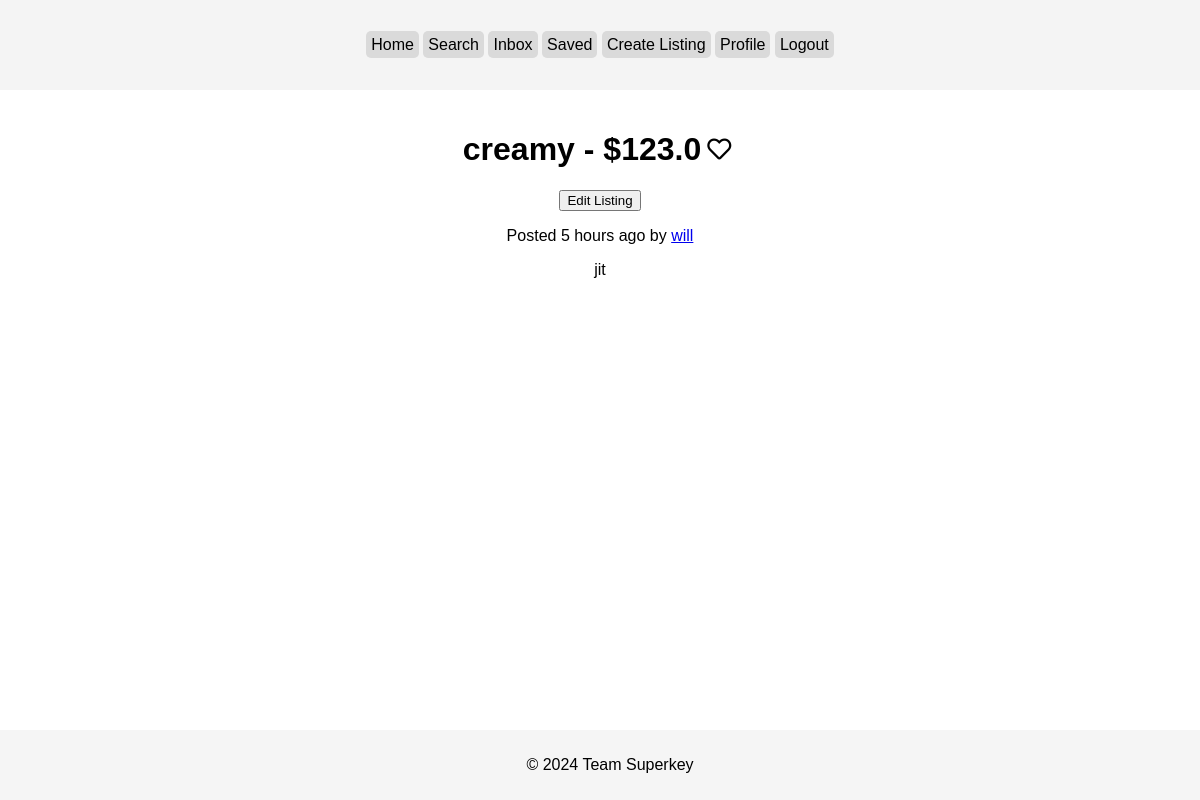
Page /listing/1 (signed in) on the committed database.
### tables this page shows
CREATE TABLE listings (
            id INTEGER PRIMARY KEY AUTOINCREMENT,
            name TEXT NOT NULL,
            description TEXT,
            price REAL NOT NULL,
            image_path TEXT,
            dateposted TEXT NOT NULL,
            seller_id INTEGER NOT NULL,
            FOREIGN KEY (seller_id) REFERENCES users(id)
            
        );

CREATE TABLE users (
            id INTEGER PRIMARY KEY AUTOINCREMENT,
            username TEXT UNIQUE NOT NULL,
            password TEXT NOT NULL,
            email TEXT NOT NULL
        );

### app.py (the view)
@app.route('/listing/<id>')
@login_required
def show_listing(id):
    conn = get_db_connection()
    listing = conn.execute("SELECT * FROM listings WHERE id = :id", {'id': id}).fetchone()
    seller = conn.execute("SELECT * FROM users WHERE id = :id", {'id': listing['seller_id']}).fetchone()
    saved = conn.execute("SELECT * FROM saves WHERE user_id = :user_id AND listing_id = :listing_id", {'user_id': current_user.id, 'listing_id': id}).fetchone()
    chat = conn.execute("""
        SELECT c.chat_id
        FROM chats c
        WHERE (listing_id = :listing_id AND seller_id = :seller_id AND buyer_id = :buyer_id) OR (listing_id = :listing_id AND seller_id = :buyer_id AND buyer_id = :seller_id)
    """, {'listing_id': id, 'seller_id': seller['id'], 'buyer_id': current_user.id}).fetchone()
    conn.close()
    return render_template('listing.html', listing=listing, sellerusername=seller.username, chat=chat, saved=saved)

### app.py (called while the page is built)
def get_db_connection():
    return db_session()

@login_manager.user_loader
def load_user(user_id):
    session = get_db_connection()
    user = session.execute('SELECT * FROM users WHERE id = :user_id', {'user_id': user_id}).fetchone()
    session.close()
    if user:
        return User(user['id'], user['username'])
    return None

@app.teardown_appcontext
def shutdown_session(exception=None):
    db_session.remove()

@app.context_processor
def unread_message_count():
    if current_user.is_authenticated:
        conn = get_db_connection()
        unread_count = conn.execute("""
            SELECT COUNT(*) AS unread_count
            FROM messages
            WHERE chat_id IN (
                SELECT chat_id
                FROM chats
                WHERE (buyer_id = :user_id OR seller_id = :user_id)
            ) AND read_status = "0" AND sender_id != :user_id
        """, {'user_id': current_user.id}).fetchone()
        conn.close()
        return (unread_count)
    return {'unread_count': 0}

### templates/listing.html (shortened to what this page needs)
{% extends 'base.html' %} {% block title %}{{ listing.name }}{% endblock %} {%
block content %}
<head>
  <link
    rel="stylesheet"
    href="https://cdnjs.cloudflare.com/ajax/libs/font-awesome/5.15.4/css/all.min.css"
  />
</head>
<div class="listing-title">
  <h1>{{ listing.name }} - ${{ listing.price }}</h1>
  {% if saved %}
  <form
    action="/save-listing/{{ listing.id }}"
    method="post"
    class="heart-form"
  >
    <button type="submit" class="heart-btn saved">
      <i class="fas fa-heart"></i>
    </button>
  </form>
  {% else %}
  <form
    action="/save-listing/{{ listing.id }}"
    method="post"
    class="heart-form"
  >
    <button type="submit" class="heart-btn">
      <i class="far fa-heart"></i>
    </button>
  </form>
  {% endif %}
</div>
<p>
  Posted
  by <a href="/user/{{ sellerusername }}">{{ sellerusername }}</a>
</p>
<p>{{ listing.description }}</p>
{% endblock %}

### static/style.css (style rules this page uses)
body { font-family: Arial, sans-serif; font-size: 1rem; margin: 0; padding: 0; }
.listing-title { display: flex; align-items: center; justify-content: center; }
.heart-btn { background: none; border: none; cursor: pointer; font-size: 24px; color: #000000; }
.heart-form { display: inline-block; }

### rows in the picture
listings: name "creamy", price "123.0", description "jit"
users: username "will"
